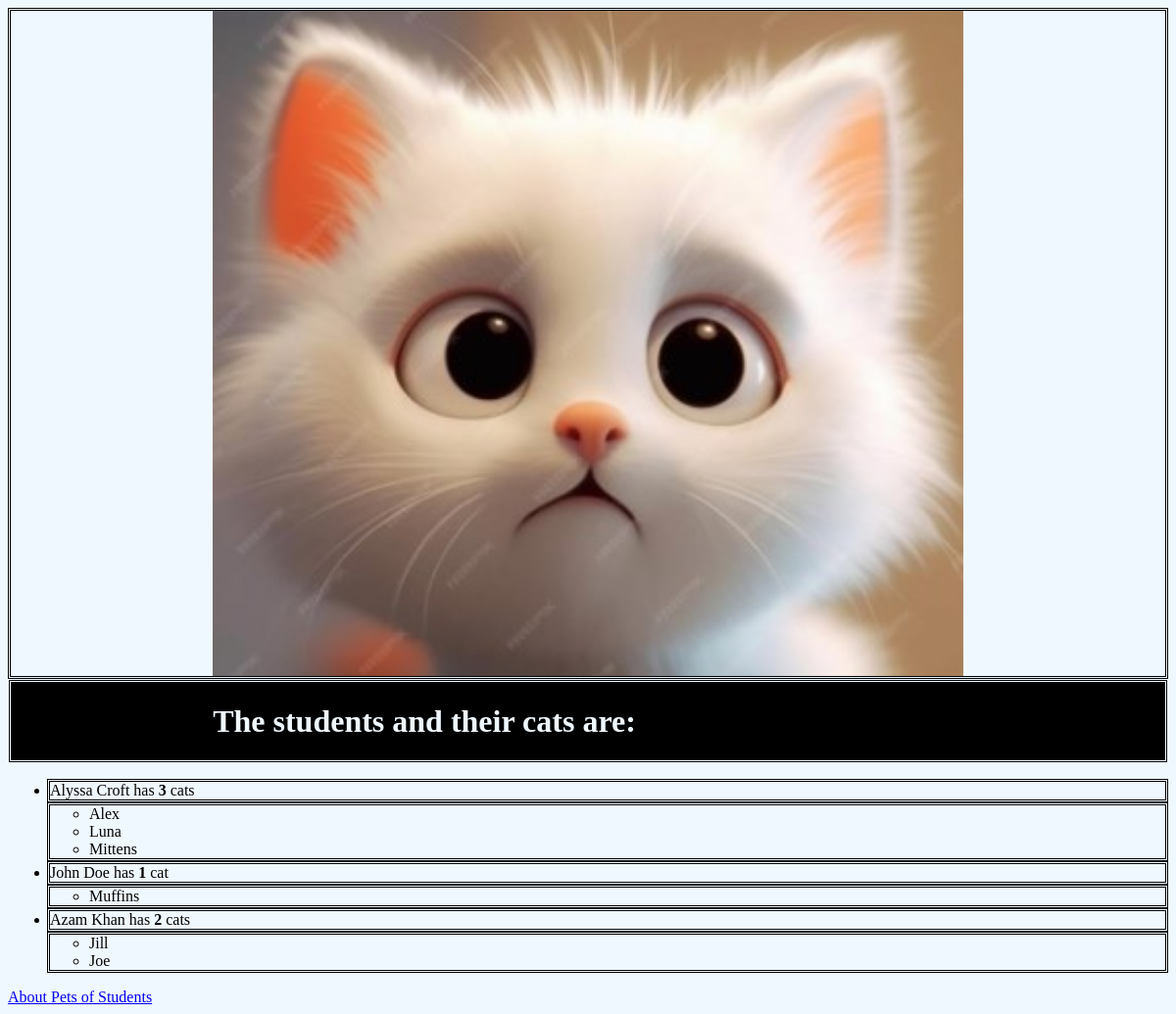
The app's page /, older data.
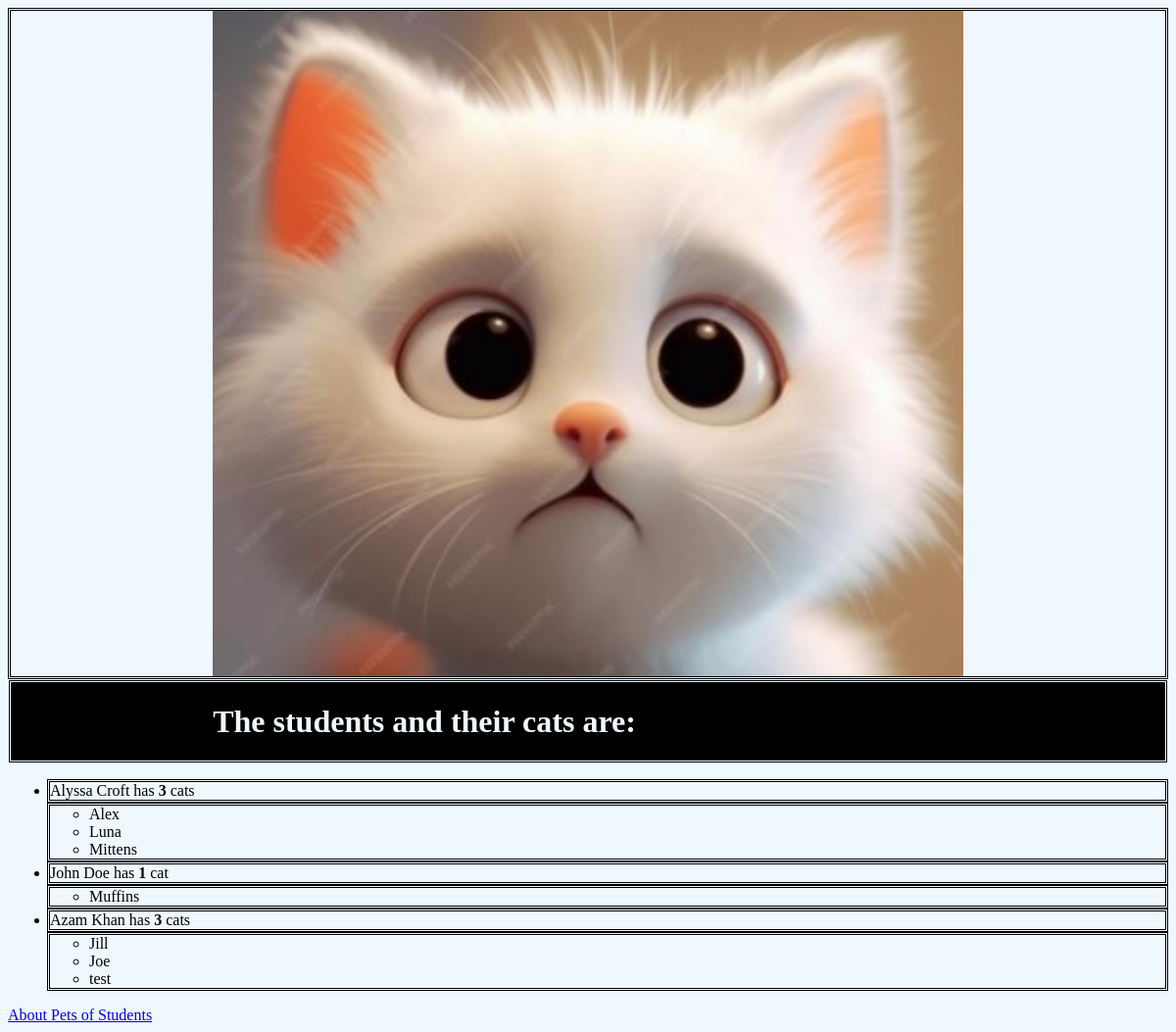
The same page, newer data.
### cats/models.py (models this page shows, shortened)
class Student(models .Model):
	first_name = models.CharField(max_length=128)
	last_name = models.CharField(max_length=128)
	num_cats = models.IntegerField(default=0)
	class Meta:
		verbose_name_plural = 'Student'

class Cat(models.Model):
	owner = models.ForeignKey(Student, on_delete=models.CASCADE)
	name = models.CharField(max_length=128)
	def __str__(self):
		return self.name

### cats/views.py (the view)
# urls.py: path('', views.index, name='index'),
def index(request):
    student_list = Student.objects.order_by('last_name')
    cats_list = Cat.objects.order_by('name')
    context_dict = {}
    context_dict['students'] =  student_list
    context_dict['cats'] = cats_list
    for student in student_list:
        student.num_cats = Cat.objects.filter(owner=student).count()
        student.save()
    return render(request, 'cats/index.html', context=context_dict)

### templates/cats/index.html (shortened to what this page needs)
<!DOCTYPE html>
{% load static %}
<html>
	<head>
        <link rel="stylesheet" href="{% static "css/base.css" %}" />
	</head>
	<body>
        <div>
        <img src="{% static 'images/cat.jpg'%}" alt="Picture of a cat" class="center"/>
        </div>
        <div class="invert">
		<h1 class="center">The students and their cats are: </h1>
        </div>
        {% if students %}
            <ul>
                {% for student in students %}
                <div>
                <li>{{ student.first_name }} {{student.last_name}} has <strong>{{student.num_cats}}</strong>
                    {% if student.num_cats == 1%}
                        cat </span>
                    {% else %}
                        cats </span>
                    {% endif %}
                </div>
                    <div>
                    {% for cat in cats %}
                        {% if student == cat.owner %}
                            <ul>
                            <li>{{ cat }}</li>
                            </ul>
                            {% endif %}
                    {% endfor %}
                </div>
                {% endfor %}
            </ul>
		{% endif %}
			<a href="/cats/about/">About Pets of Students </a><br />
	</body>
</html>

### static/css/base.css (style rules this page uses)
body { background-color: #F0F8FF; }
div { border-style: double; }
.center { display: block; margin-left: auto; margin-right: auto; width: 65%; }
.invert { background-color: black; color: #F0F8FF }

Row changes from the older to the newer data that the page shows:
changed Student "Azam": num_cats "2" → "3"
added Cat: name "test", shown under Student "Azam"
